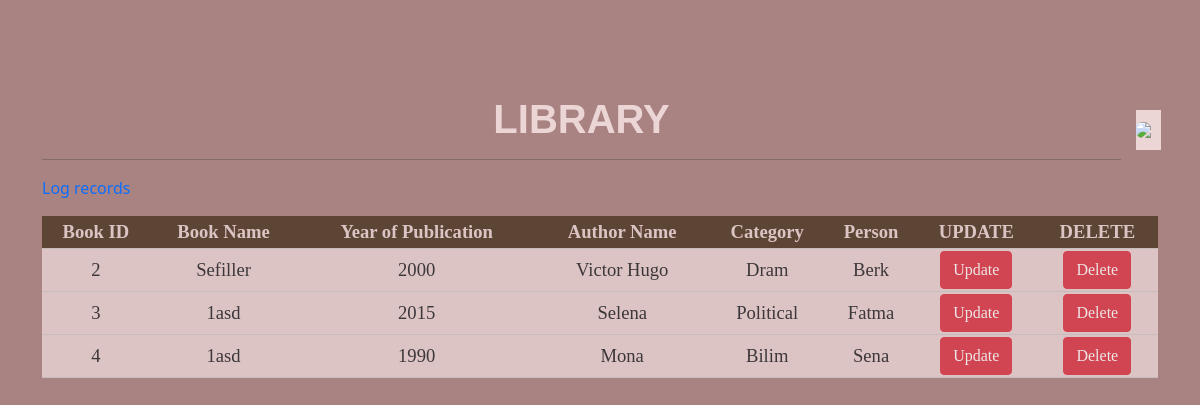
/admin, run on an earlier commit of the app's database.
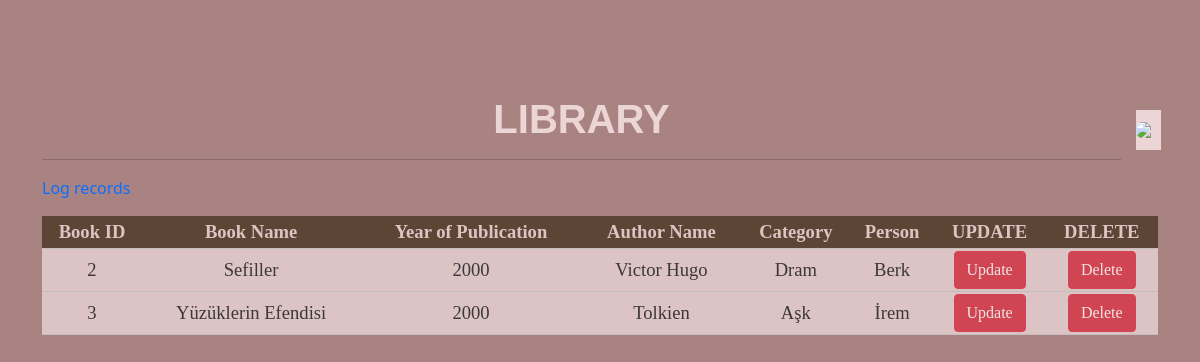
And on a later commit of the database.
### db/library.py (models this page shows, shortened)
class Library(db.Model):
    BookID=db.Column(db.Integer,primary_key=True)
    BookName=db.Column(db.String,nullable=False)
    Yearofpublication=db.Column(db.String,nullable=False)
    AuthorName=db.Column(db.String,nullable=False)
    Category=db.Column(db.String,nullable=False)
    Addp=db.Column(db.String,nullable=False)
    Book=db.relationship("Log",backref='library')

### app.py (the view)
@app.route("/admin")
def admin():
    return render_template("admin.html",books=books)

### templates/admin.html (shortened to what this page needs)
<!DOCTYPE html>
<html lang="en">
<head>
	<link href="https://cdn.jsdelivr.net/npm/bootstrap@5.1.0/dist/css/bootstrap.min.css" rel="stylesheet">
</head>
<div class="navigation">
	<a class="button" href="http://127.0.0.1:5000/">
  	<img src="http://cdn.onlinewebfonts.com/svg/img_409252.png">
	</a>
	</div>
<body>
	<div style="margin-Top:95px;" class="container">
		<center><h3><b>LIBRARY</h3></b></center>
		 <hr>
		 <table class="table">
		<a href="http://127.0.0.1:5000/log">Log records</a>
		<table>
		<tr>
			<th>Book ID</th>
			<th>Book Name</th>
			<th>Year of Publication</th>
			<th>Author Name</th>
			<th>Category</th>
			<th>Person</th>
			<th>UPDATE</th>
			<th>DELETE</th>
		</tr>
		<tr>
		{% for veri in books %}
			<td>{{veri.BookID}}</td>
			<td>{{veri.BookName}}</td>
			<td>{{veri.Yearofpublication}}</td>
			<td>{{veri.AuthorName}}</td>
			<td>{{veri.Category}}</td>
			<td>{{veri.Addp}} </td>
			<td><a href="/add/update/{{veri.BookID}}" class="btn btn-danger">Update</a></td>
            <td><a href="/add/delete/{{veri.BookID}}" class="btn btn-danger">Delete</a></td>
		</tr>
			{%endfor%}
		</table>
		<br><br><br>
		</body>
		</html>

What changed in the data, as far as the page shows it:
removed Library: BookID "4", BookName "1asd", Yearofpublication "1990", AuthorName "Mona", Category "Bilim", Addp "Sena"
changed Library id 3: BookName "1asd" → "Yüzüklerin Efendisi"; Yearofpublication "2015" → "2000"; AuthorName "Selena" → "Tolkien"; Category "Political" → "Aşk"; Addp "Fatma" → "İrem"
